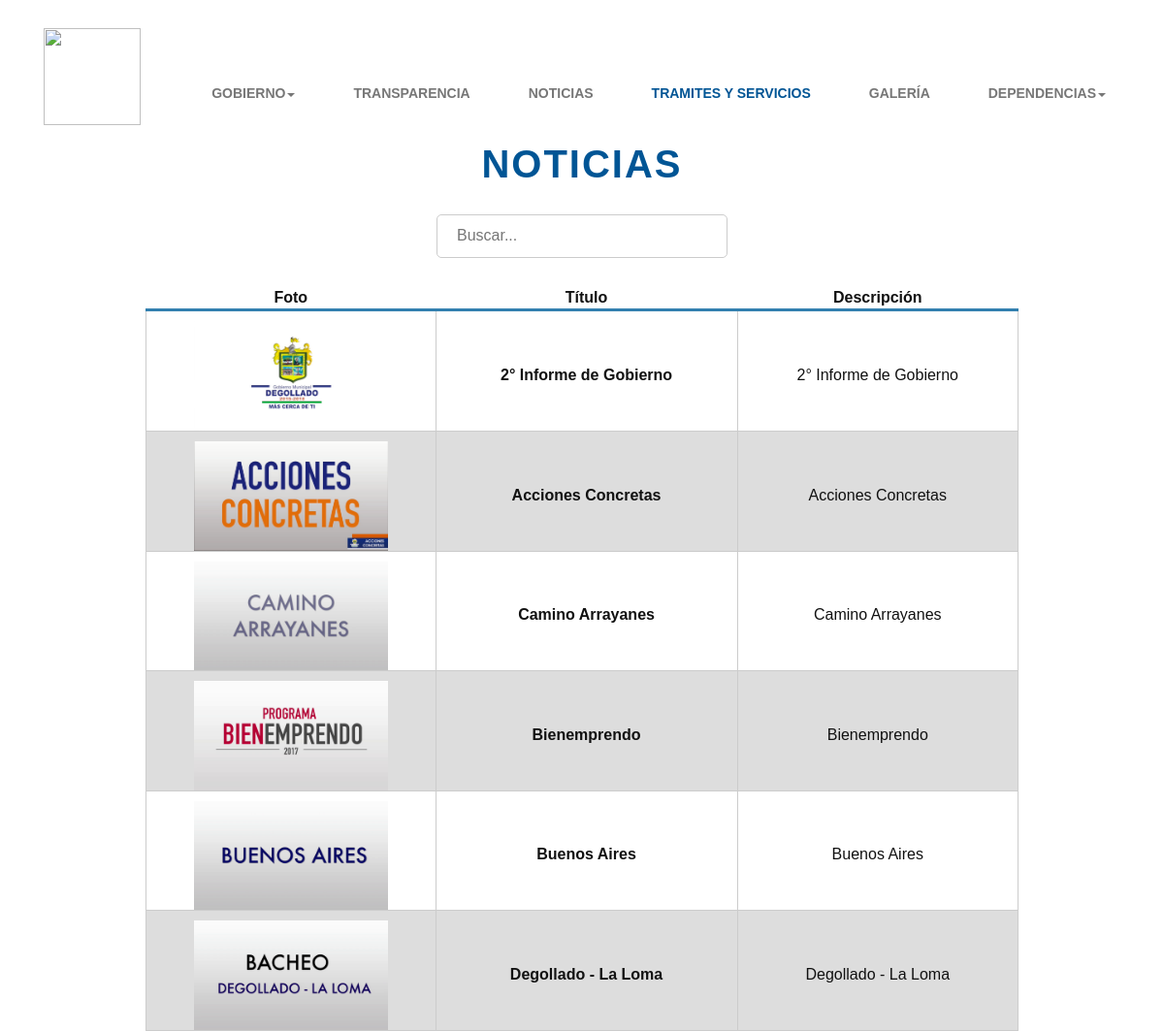
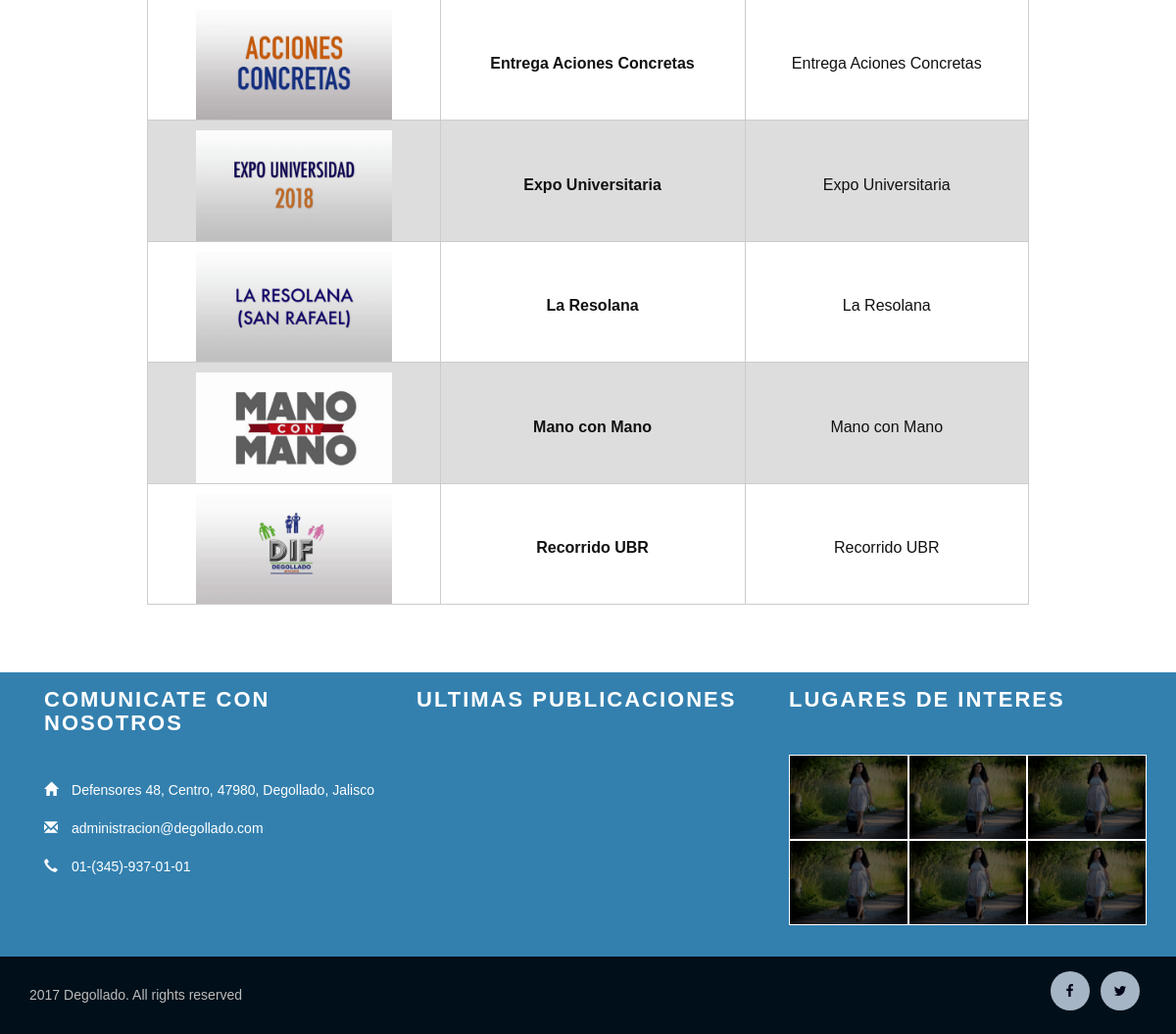
The app's page /noti.php with its own data (2 pictures, top to bottom).
### tables this page shows
CREATE TABLE `fotonoticia` (
  `idFoto` int(4) NOT NULL,
  `idNoticia` varchar(6) NOT NULL,
  `nombreFoto` varchar(300) NOT NULL,
  `tamanio` varchar(300) NOT NULL,
  `tipo` varchar(300) NOT NULL
);

CREATE TABLE `noticias` (
  `id` int(4) NOT NULL,
  `tituloNoticia` varchar(100) NOT NULL,
  `detallesNoticia` varchar(10000) NOT NULL
);

### noti.php (the view, shortened to what this page needs)
<!DOCTYPE html>
<html lang="es">
<head>
	<link href="css/bootstrap_index.css" rel="stylesheet" type="text/css" media="all"/>
	<link href="css/style-index.css" rel="stylesheet" type="text/css" media="all"/>
	<link rel="stylesheet" type="text/css" href="css/estilo.css" />
	<link rel="stylesheet" href="css/font-awesome.min.css"/>
</head>
<body>
<?php include 'encabezado.php'; ?>
<h3 class="w3l_head w3l_head1">Noticias</h3>
	<form action="" method="post" id="buscador">
		<input type="search" name="buscar" placeholder="Buscar..." />
	</form>
	<?php
		if (isset($_POST["buscar"])) {
			require_once("conexion.php");
			$buscar=$_POST["buscar"];
			$consulta=mysqli_query($conexion, "SELECT * FROM noticias INNER JOIN fotonoticia ON noticias.id=fotonoticia.idNoticia INNER JOIN videos ON noticias.id=videos.idNoticia WHERE (tituloNoticia LIKE '%$buscar%' OR detallesNoticia LIKE '%$buscar%')");
			echo '
				<table class="tablaAlumnos">
					<thead>
						<tr>
							<th>Foto</th>
							<th>Título</th>
							<th>Descripción</th>
						</tr>
					</thead>
					<tbody>
			';
			while ($fila=mysqli_fetch_array($consulta)) {
				printf('
					<tr>
						<td><a href="detalles.php?id=%s"><img src="imagenes/foto-alumno/%s" width="200"/></a></td>
						<td>%s</td>
						<td>%s</td>
					</tr>
					',$fila["id"], $fila["nombreFoto"], $fila["tituloNoticia"], $fila["detallesNoticia"]);
				}
			echo '
				</tbody>
			</table>
			';
		} else {
	?>
	<table class="tablaNoticias">
		<thead>
			<tr>
				<th>Foto</th>
				<th>Título</th>
				<th>Descripción</th>
			</tr>
		</thead>
		<tbody>
			<?php
				require_once("conexion.php");
				$consulta=mysqli_query($conexion, "SELECT * FROM noticias INNER JOIN fotonoticia ON noticias.id=fotonoticia.idFoto");
				while ($fila=mysqli_fetch_array($consulta)) {
					printf('
						<tr>
							<td><a href="detalles.php?id=%s"><img src="images/foto-noticia/%s" width="200"/><a></td>
							<td style="font-weight: bolder;">%s</td>
							<td>%s</td>
						</tr>
						', $fila["id"], $fila["nombreFoto"], $fila["tituloNoticia"], $fila["detallesNoticia"]);
				}
			?>
		</tbody>
	</table>
	<?php } ?>
<br><br><br>
<?php include "pie.php"; ?>
</body>
</html>

### encabezado.php (shortened to what this page needs)
<?php
echo '
	<div class="header w3layouts">
		<div class="container">
			<nav class="navbar navbar-default">
				<div class="navbar-header navbar-left">
					<a class="navbar-brand" href="http://degollado.gob.mx/"><img src="images/logo.png" width="100" height="100"></a>
				</div>
				<div class="collapse navbar-collapse navbar-right" id="bs-example-navbar-collapse-1">
					<nav class="cl-effect-13" id="cl-effect-13">
						<ul class="nav navbar-nav">
							<li class="dropdown">
								<a href="#" class="dropdown-toggle" data-toggle="dropdown">Gobierno<b class="caret"></b></a>
							</li>
							<li><a href="transparencia.php">Transparencia</a></li>
							<li><a href="noti.php">Noticias</a></li>
							<li class="active"><a href="">Tramites y Servicios</a></li>
							<li><a href="galeria.php">Galería</a></li>
							<li class="dropdown">
								<a href="#" class="dropdown-toggle" data-toggle="dropdown">Dependencias<b class="caret"></b></a>
							</li>
						</ul>
					</nav>
				</div>
			</nav>
		</div>
	</div>
';
?>

### pie.php (shortened to what this page needs)
<?php
echo '
	<div class="agileinfo_footer_bottom">
		<div class="container">
			<div class="col-md-4 agileinfo_footer_bottom_grid">
				<h3>Comunicate con nosotros</h3>
			<ul>
				<li><span class="glyphicon glyphicon-home" aria-hidden="true"></span>Defensores 48, Centro, 47980, Degollado, Jalisco</li>
				<li><span class="glyphicon glyphicon-envelope" aria-hidden="true"></span><a href="mailto:info@example.com">administracion@degollado.com</a></li>
				<li><span class="glyphicon glyphicon-earphone" aria-hidden="true"></span>01-(345)-937-01-01</li>
			</ul>
			</div>
			<div class="col-md-4 agileinfo_footer_bottom_grid">
				<h3>Ultimas Publicaciones</h3>
			</div>
			<div class="col-md-4 agileinfo_footer_bottom_grid">
				<h3>Lugares de Interes</h3>
				<div class="flickr-grids">
					<div class="flickr-grid agileits_w3layouts_flickr">
						<a href="galeria.php"><img src="galeria/2016-1/obras-publicas/Revestimeinto_ElCastillo/1.jpg" alt="" class="img-responsive" title="Revestimeinto en El Castillo"></a>
					</div>
					<div class="flickr-grid  agileits_w3layouts_flickr">
						<a href="galeria.php"><img src="galeria/2016-1/obras-publicas/Camino_Derrumbadero/1.jpg" alt=" " class="img-responsive" title="Camino al Derrumbadero"></a>
					</div>
					<div class="flickr-grid  agileits_w3layouts_flickr">
						<a href="galeria.php"><img src="galeria/2016-1/obras-publicas/UBR/1.jpg" alt=" " class="img-responsive" title="Unidad Basica de Rehabitación"></a>
					</div>
					<div class="flickr-grid  agileits_w3layouts_flickr">
						<a href="galeria.php"><img src="galeria/2016-1/obras-publicas/Camino_Sabinilla/1.jpg" alt=" " class="img-responsive" title="Camino a La Sabibilla"></a>
					</div>
					<div class="flickr-grid  agileits_w3layouts_flickr">
						<a href="galeria.php"><img src="galeria/2016-1/obras-publicas/Revestimeinto_Huascato/1.jpg" alt=" " class="img-responsive" title="Revestimiento en Huascato"></a>
					</div>
					<div class="flickr-grid  agileits_w3layouts_flickr">
						<a href="galeria.php"><img src="galeria/2016-1/obras-publicas/Camino-Tinajera-Tarimoro/1.jpg" alt=" " class="img-responsive" title="Camino de la Tinajera a Tarimoro"></a>
					</div>
				</div>
			</div>
			<div class="clearfix"> </div>
		</div>
	</div>
	<div class="footer-w3layouts">
		<div class="container">
		<div class="agile-copy">
			<p>2017 Degollado. All rights reserved</p>
		</div>
		<div class="agileits-social">
			<ul>
				<li><a href="https://www.facebook.com/GOBDEGOJAL/?fref=ts"><i class="fa fa-facebook"></i></a></li>
				<li><a href="https://twitter.com/Gob_Degollado"><i class="fa fa-twitter"></i></a></li>
			</ul>
		</div>
			<div class="clearfix"></div>
		</div>
	</div>
';
?>

### css/style-index.css (style rules this page uses)
html, body { font-size: 100%; font-family: 'Arial'; background:#ffffff; margin: 0; }
p,ul li,ol li { margin:0; font-size:14px; }
h1,h2,h3,h4,h5,h6 { font-family: 'Arial'; margin:0; }
ul,label { margin:0; padding:0; }
.navbar-default { background: none; border: none; }
.navbar { margin-bottom: 10px; padding: 0.9em 0; }
.navbar-brand { font-size: 46px; font-weight:600; color: #005696; }
.navbar-default .navbar-brand, .navbar-default .navbar-brand:hover, .navbar-default .navbar-brand:focus { color: #005595; }
.navbar-default .navbar-nav > .active > a, .navbar-default .navbar-nav > .active > a:hover, .navbar-default .navbar-nav > .active > a:focus { color:#005595; background: none; }
.navbar-nav > li > a { padding:22px 30px 0; text-transform: uppercase; font-weight: bold; }
.navbar-default .navbar-nav > li > a { color:#777777; }
.navbar-collapse { padding: 0; border-top: none; box-shadow: none; }
.navbar-default .navbar-collapse, .navbar-default .navbar-form { border: none; }
.navbar-right { float: none !important; margin-right: 0; margin-left: 0em; }
.navbar-nav { float: right !important; margin-top: 50px; }
.nav > li > a,.agile_short_dropdown li a { font-family: 'Varela Round', sans-serif; }
.w3l_head1:before,.w3l_head1:after { width:10% !important; }
.w3l_head1:before { left: 35% !important; }
.w3l_head1:after { right: 35% !important; }
.w3l_head { font-size: 40px; font-weight: 600; color: #005595; text-transform: uppercase; letter-spacing: 2px; text-align: center; }
.agileinfo_footer_bottom { background: #3380af; font-style: normal; padding: 1em 0; margin: 0; }
.agileinfo_footer_bottom_grid h3 { color: #fff; font-size: 22px; text-transform: uppercase; font-weight: 600; margin: 0 0 2em; letter-spacing: 2px; }
.flickr-grids { margin:1em 0 0; }
.flickr-grid { float: left; width: 33.33%; border: 1px solid #fff; }
.flickr-grid img { width:100%; }
.agileinfo_footer_bottom_grid { padding-right: 0; }
.agileits-social ul { padding:0; margin:0; }
.agileits-social ul li { display:inline-block; }
.agileits-social ul li a { color: #333; text-align: center; }
.agileits-social ul li a i.fa.fa-facebook { height: 40px; width: 40px; background: #a6b5c5; line-height: 40px; color: #000618; border-radius: 50%; -webkit-border-radius: 50%; -moz-border-radius: 50%; -o-border-radius: 50%; -ms-border-radius: 50%; transition:0.5s all; -webkit-transition:0.5s all; -moz-transition:0.5s all; -o-transition:0.5s all; -ms-transition:0.5s all; }
.agileits-social ul li a i.fa.fa-twitter { height: 40px; width: 40px; background: #a6b5c5; line-height: 40px; color: #000618; border-radius: 50%; -webkit-border-radius: 50%; -moz-border-radius: 50%; -o-border-radius: 50%; -ms-border-radius: 50%; transition:0.5s all; -webkit-transition:0.5s all; -moz-transition:0.5s all; -o-transition:0.5s all; -ms-transition:0.5s all; }
.agileits-social ul li:nth-child(2) { margin:0 .5em; }
.agile-copy { float: left; }
.agileits-social { float: right; }
.agileinfo_footer_bottom_grid ul li { list-style-type: none; margin-bottom: 1em; font-size: 14px; line-height: 1.8em; color: #fff; padding-left: 1em; }
.agileinfo_footer_bottom_grid ul li span { left:-1em; }
.agileinfo_footer_bottom_grid ul li a { color:#fff; text-decoration:none; }
.footer-w3layouts { padding-top: 0.9em; background: #000f19; }
.footer-w3layouts p { padding:1em 0; text-align:center; color:#BBBBBB; margin:0; }
.glyphicon { position: relative; top: 1px; display: inline-block; font-family: 'Glyphicons Halflings'; font-style: normal; font-weight: 400; line-height: 1; -webkit-font-smoothing: antialiased; -moz-osx-font-smoothing: grayscale; color: #fff; }

### css/estilo.css (style rules this page uses)
#buscador { text-align:center; margin:30px; }
#buscador input { padding:10px 20px; border-radius:5px; border:1px solid #ccc; width:300px; }
.tablaNoticias { text-align:center; margin:0 auto; width:75%; }
.tablaNoticias th { border-bottom:3px solid #3380af; padding:0 10px; color: #111; text-align: center; }
.tablaNoticias td { border:1px solid #ccc; padding:10px 0 0 0; color: #111; }
.tablaNoticias tr:nth-child(even) { background: #ddd }
.tablaNoticias tr:nth-child(odd) { background: #fff }
fieldset, input { border:1px solid #ccc; border-radius:3px; padding:5px 10px; color: #111; }
span { color: #111; }
.tablaNoticias a { transition: filter 0.2s linear; }

### records on screen
fotonoticia: nombreFoto (picture), idNoticia.tituloNoticia "2° Informe de Gobierno", idNoticia.detallesNoticia "2° Informe de Gobierno"
fotonoticia: nombreFoto (picture), idNoticia.tituloNoticia "Acciones Concretas", idNoticia.detallesNoticia "Acciones Concretas"
fotonoticia: nombreFoto (picture), idNoticia.tituloNoticia "Camino Arrayanes", idNoticia.detallesNoticia "Camino Arrayanes"
fotonoticia: nombreFoto (picture), idNoticia.tituloNoticia "Bienemprendo", idNoticia.detallesNoticia "Bienemprendo"
fotonoticia: nombreFoto (picture), idNoticia.tituloNoticia "Buenos Aires", idNoticia.detallesNoticia "Buenos Aires"
fotonoticia: nombreFoto (picture), idNoticia.tituloNoticia "Degollado - La Loma", idNoticia.detallesNoticia "Degollado - La Loma"
fotonoticia: nombreFoto (picture), idNoticia.tituloNoticia "Entrega Aciones Concretas", idNoticia.detallesNoticia "Entrega Aciones Concretas"
fotonoticia: nombreFoto (picture), idNoticia.tituloNoticia "Expo Universitaria", idNoticia.detallesNoticia "Expo Universitaria"
fotonoticia: nombreFoto (picture), idNoticia.tituloNoticia "La Resolana", idNoticia.detallesNoticia "La Resolana"
fotonoticia: nombreFoto (picture), idNoticia.tituloNoticia "Mano con Mano", idNoticia.detallesNoticia "Mano con Mano"
fotonoticia: nombreFoto (picture), idNoticia.tituloNoticia "Recorrido UBR", idNoticia.detallesNoticia "Recorrido UBR"
